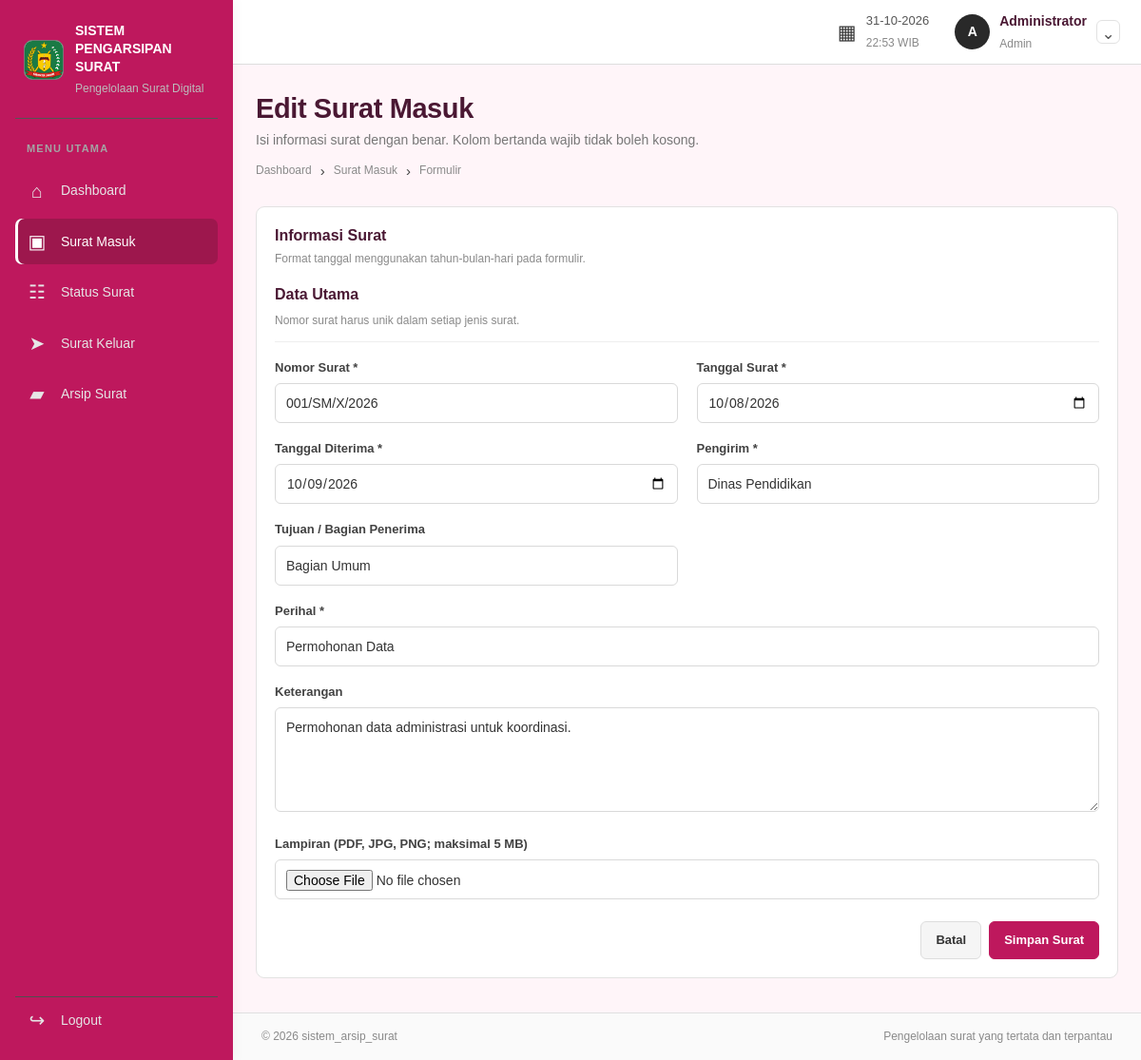
The page /admin/surat_masuk/form.php?id=1 (signed in) on the database its author committed.
### tables this page shows
CREATE TABLE `surat` (
  `id` int(10) UNSIGNED NOT NULL,
  `jenis_surat` enum('Masuk','Keluar') NOT NULL,
  `nomor_surat` varchar(100) NOT NULL,
  `tanggal_surat` date NOT NULL,
  `tanggal_diterima` date DEFAULT NULL,
  `pengirim` varchar(200) NOT NULL DEFAULT '',
  `tujuan` varchar(200) NOT NULL DEFAULT '',
  `perihal` varchar(250) NOT NULL,
  `deskripsi` text DEFAULT NULL,
  `uploaded_file` varchar(255) DEFAULT NULL,
  `status` varchar(40) NOT NULL,
  `created_by` int(10) UNSIGNED NOT NULL,
  `updated_by` int(10) UNSIGNED DEFAULT NULL,
  `created_at` timestamp NOT NULL DEFAULT current_timestamp(),
  `updated_at` timestamp NOT NULL DEFAULT current_timestamp() ON UPDATE current_timestamp()
);

### admin/surat_masuk/form.php (the view, shortened to what this page needs)
<?php
require_once __DIR__ . '/../../include/auth_admin.php';
$area = 'admin';
$type = 'Masuk';
$folder = $type === 'Masuk' ? 'surat_masuk' : 'surat_keluar';
$pageTitle = ($type === 'Masuk' ? 'Surat Masuk' : 'Surat Keluar');
$id = max(0, (int)($_GET['id'] ?? 0));
$letter = null;
if ($id > 0) {
    $stmt = $conn->prepare('SELECT * FROM surat WHERE id=? AND jenis_surat=? LIMIT 1');
    $stmt->bind_param('is', $id, $type);
    $stmt->execute();
    $letter = $stmt->get_result()->fetch_assoc();
}
require __DIR__ . '/../../include/header.php';
?>
<div class="page-heading"><div><h1><?= $id ? 'Edit ' : 'Tambah ' ?><?= $pageTitle ?></h1><p>Isi informasi surat dengan benar. Kolom bertanda wajib tidak boleh kosong.</p><div class="breadcrumbs"><a href="<?= BASE_URL ?>/<?= $area ?>/dashboard.php">Dashboard</a><span>›</span><a href="<?= BASE_URL ?>/<?= $area ?>/<?= $folder ?>/index.php"><?= $pageTitle ?></a><span>›</span>Formulir</div></div></div>
<section class="panel form-panel"><div class="panel-heading"><div><h2>Informasi Surat</h2><p>Format tanggal menggunakan tahun-bulan-hari pada formulir.</p></div></div>
<form method="post" action="<?= BASE_URL ?>/proses/surat_simpan.php" enctype="multipart/form-data" class="form-grid">
<div class="form-section-title"><h2>Data Utama</h2><p>Nomor surat harus unik dalam setiap jenis surat.</p></div>
<div class="form-field"><label for="nomor_surat">Nomor Surat *</label><input id="nomor_surat" name="nomor_surat" maxlength="100" required value="<?= htmlspecialchars($letter['nomor_surat'] ?? '', ENT_QUOTES, 'UTF-8') ?>" placeholder="Contoh: 001/SM/X/2026"></div>
<div class="form-field"><label for="tanggal_surat">Tanggal Surat *</label><input id="tanggal_surat" name="tanggal_surat" type="date" required value="<?= htmlspecialchars($letter['tanggal_surat'] ?? date('Y-m-d'), ENT_QUOTES, 'UTF-8') ?>"></div>
<?php if ($type === 'Masuk'): ?>
<div class="form-field"><label for="tanggal_diterima">Tanggal Diterima *</label><input id="tanggal_diterima" name="tanggal_diterima" type="date" required value="<?= htmlspecialchars($letter['tanggal_diterima'] ?? date('Y-m-d'), ENT_QUOTES, 'UTF-8') ?>"></div>
<div class="form-field"><label for="pengirim">Pengirim *</label><input id="pengirim" name="pengirim" maxlength="200" required value="<?= htmlspecialchars($letter['pengirim'] ?? '', ENT_QUOTES, 'UTF-8') ?>" placeholder="Nama instansi/pengirim"></div>
<div class="form-field"><label for="tujuan">Tujuan / Bagian Penerima</label><input id="tujuan" name="tujuan" maxlength="200" value="<?= htmlspecialchars($letter['tujuan'] ?? 'Bagian Umum', ENT_QUOTES, 'UTF-8') ?>" placeholder="Bagian penerima surat"></div>
<?php endif; ?>
<div class="form-field full-span"><label for="perihal">Perihal *</label><input id="perihal" name="perihal" maxlength="250" required value="<?= htmlspecialchars($letter['perihal'] ?? '', ENT_QUOTES, 'UTF-8') ?>" placeholder="Ringkasan isi surat"></div>
<div class="form-field full-span"><label for="deskripsi">Keterangan</label><textarea id="deskripsi" name="deskripsi" rows="4" maxlength="5000" placeholder="Keterangan tambahan (opsional)"><?= htmlspecialchars($letter['deskripsi'] ?? '', ENT_QUOTES, 'UTF-8') ?></textarea></div>
<div class="form-field full-span"><label for="lampiran">Lampiran (PDF, JPG, PNG; maksimal 5 MB)</label><input id="lampiran" name="lampiran" type="file" accept=".pdf,.jpg,.jpeg,.png,application/pdf,image/jpeg,image/png"></div>
<div class="form-actions full-span"><a class="button button-light" href="<?= $id ? BASE_URL . '/' . $area . '/' . $folder . '/detail.php?id=' . $id : BASE_URL . '/' . $area . '/' . $folder . '/index.php' ?>">Batal</a><button class="button button-dark" type="submit">Simpan Surat</button></div>
</form></section>
<?php require __DIR__ . '/../../include/footer.php'; ?>

### include/css/style.css (style rules this page uses)
:root { --ink: #4A1833; --muted: #8A6478; --line: #F3CADA; --surface: #FFFFFF; --canvas: #FFF5F9; --dark: #BE185D; --light: #FCE7F3; --radius: 10px; }
* { box-sizing: border-box; }
html { min-height: 100%; scroll-behavior: smooth; }
body { margin: 0; background: var(--canvas); color: var(--ink); font-family: Arial, Helvetica, sans-serif; font-size: 13px; line-height: 1.5; }
a { color: inherit; text-decoration: none; }
button, input, select, textarea { font: inherit; }
button, a, input, select, textarea { -webkit-tap-highlight-color: transparent; }
button { cursor: pointer; }
.page-heading { display: flex; align-items: flex-start; justify-content: space-between; gap: 22px; margin: 0 0 23px; }
.page-heading h1 { margin: 0 0 5px; font-size: 27px; line-height: 1.25; font-weight: 800; letter-spacing: -0.65px; }
.page-heading p { margin: 0; color: #777; font-size: 12px; }
.breadcrumbs { display: flex; align-items: center; gap: 9px; margin-top: 9px; color: #8a8a8a; font-size: 10px; }
.breadcrumbs span { color: #444; font-size: 15px; }
.button { display: inline-flex; min-height: 36px; align-items: center; justify-content: center; gap: 7px; padding: 9px 13px; border: 1px solid transparent; border-radius: 6px; font-size: 11px; font-weight: 700; line-height: 1.2; white-space: nowrap; transition: background 0.15s ease, border-color 0.15s ease; }
.button-dark { background: #BE185D; border-color: #BE185D; color: #FFFFFF; }
.button-light { border-color: #ddd; background: #f5f5f5; color: #333; }
.panel { min-width: 0; padding: 16px; border: 1px solid #e2e2e2; border-radius: 9px; background: #fff; }
.panel-heading { display: flex; align-items: flex-start; justify-content: space-between; gap: 16px; margin-bottom: 14px; }
.panel-heading h2 { margin: 0; font-size: 14px; line-height: 1.4; font-weight: 800; }
.panel-heading p { margin: 4px 0 0; color: #8a8a8a; font-size: 10px; line-height: 1.5; }
.filter-form input, .filter-form select, .form-field input, .form-field select, .form-field textarea, .form-stack input, .form-stack select, .form-stack textarea { width: 100%; min-width: 0; padding: 10px 11px; border: 1px solid #d9d9d9; border-radius: 6px; background: #fff; color: #333; font-size: 11px; outline: none; }
.form-panel { max-width: 950px; }
.form-grid { display: grid; grid-template-columns: repeat(2, minmax(0, 1fr)); gap: 18px 20px; }
.form-section-title { grid-column: 1/-1; padding-bottom: 12px; border-bottom: 1px solid #eee; }
.form-section-title h2 { margin: 0; font-size: 14px; }
.form-section-title p { margin: 5px 0 0; color: #898989; font-size: 10px; }
.form-field { min-width: 0; }
.form-field label { display: block; margin: 0 0 7px; color: #424242; font-size: 11px; font-weight: 700; }
.form-field input, .form-field select { height: 39px; }
.form-field textarea { resize: vertical; min-height: 95px; line-height: 1.5; }
.full-span { grid-column: 1/-1; }
.form-actions { display: flex; justify-content: flex-end; gap: 8px; padding-top: 5px; }
.page-content > .panel { margin-top: 16px; }
.page-content > .panel:first-of-type { margin-top: 0; }
.form-grid .full-span { grid-column: 1/-1; }
body { font-size: 15px; line-height: 1.6; }
.page-heading { margin-bottom: 25px; }
.page-heading h1 { font-size: 29px; letter-spacing: -0.4px; }
.page-heading p { font-size: 14px; line-height: 1.55; }
.breadcrumbs { font-size: 12px; }
.button { font-size: 13px; min-height: 40px; padding: 10px 15px; }
.panel { padding: 19px; }
.panel-heading { margin-bottom: 16px; }
.panel-heading h2 { font-size: 16px; }
.panel-heading p { font-size: 12px; }
.filter-form input, .filter-form select, .form-field input, .form-field select, .form-field textarea, .form-stack input, .form-stack select, .form-stack textarea { font-size: 14px; min-height: 42px; }
.form-field textarea, .form-stack textarea { min-height: 110px; }
.form-stack label, .form-field label { font-size: 13px; line-height: 1.4; }
.form-section-title h2 { font-size: 16px; }
.form-section-title p { font-size: 12px; }

### rows shown on the page
surat: nomor_surat "001/SM/X/2026", tanggal_surat "10/08/2026", tanggal_diterima "10/09/2026", pengirim "Dinas Pendidikan", tujuan "Bagian Umum", perihal "Permohonan Data", deskripsi "Permohonan data administrasi untuk koordinasi."

### other values the page prints
substr($userInfo['nama'] ?? 'U', 0, 1) "A"
$userInfo['nama'] "Administrator"
$role "Admin"
$pageTitle "Surat Masuk"
